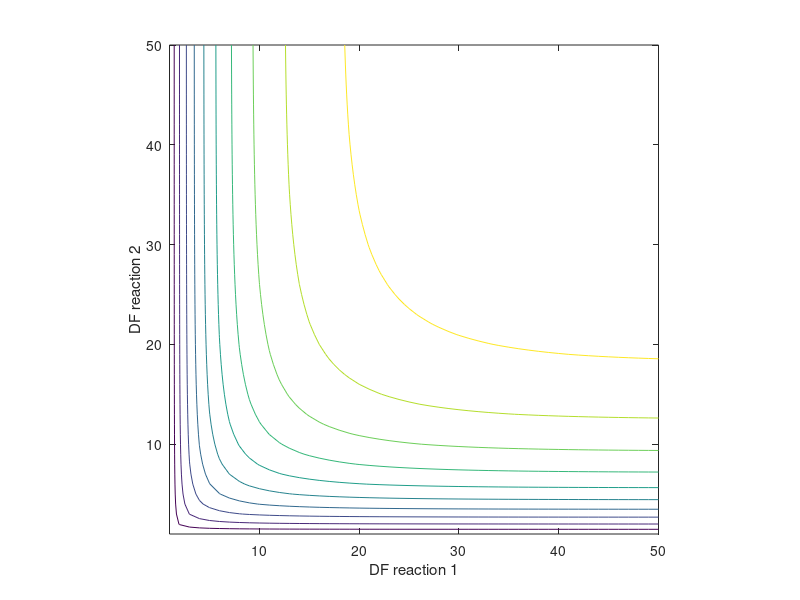
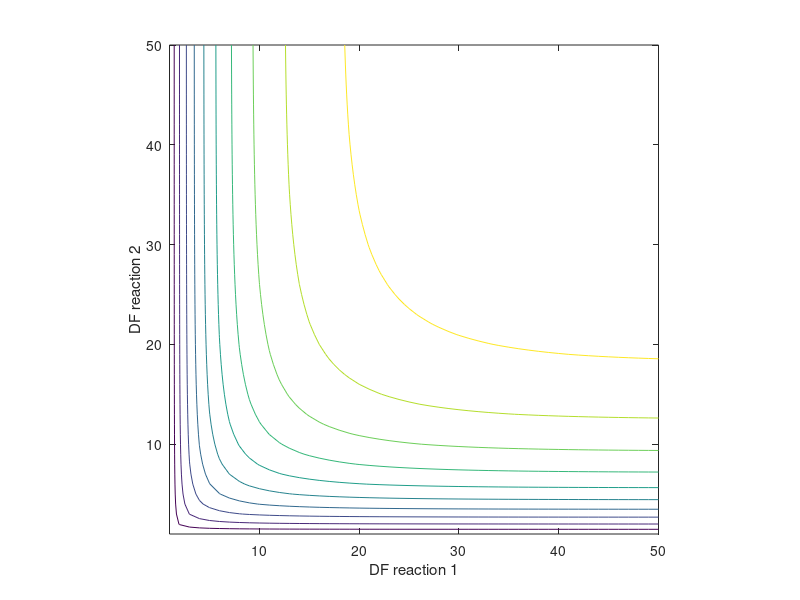
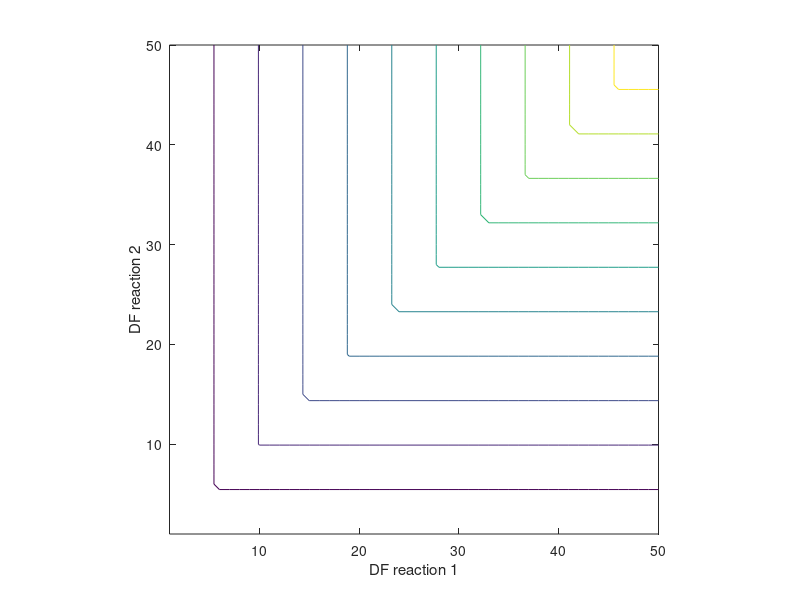

Reproduce these figures in MATLAB, in order.
% prove that obd and enzyme cost (for full saturation, all kcat the same)
% are not equivalent. plot both optimality criteria in the space of 
% thermo driving forces. constraint lines (edges of feasible polytope)
% may be parallel to the contour lines in different places for the different functions.

A_list = [0.01:0.1:5];

A1 = repmat(A_list,length(A_list),1);
A2 = A1';

min_A = [A1<=A2] .* A1 + [A1>A2] .* A2;

figure(1); contour(min_A); axis equal; axis square; xlabel('DF reaction 1'); ylabel('DF reaction 2');

enz_A = 1./[  1./[1-exp(-A1)] + 1./[1-exp(-A2)] ];

figure(2); contour(enz_A); axis equal; axis square; xlabel('DF reaction 1'); ylabel('DF reaction 2');

cd ~/projekte/obd/appendix_obd_mca/
print obd.eps -f1 -depsc   
print enz.eps -f2 -depsc
